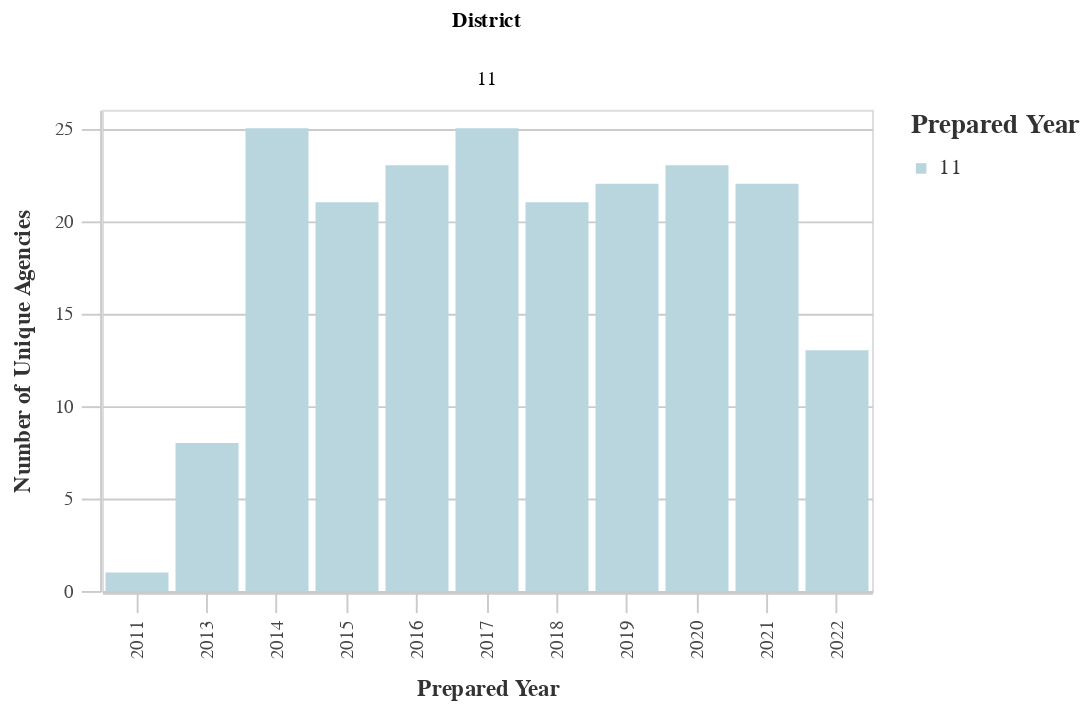

Notebook cell for this chart:
### Code cell
# Unique Agencies by Dist
dist_years_agency = ((
        df
        >> group_by(_.prepared_y, _.dist)
        >> summarize(n=_.primary_agency_name.nunique())
        >> arrange(-_.prepared_y)
    )
        .rename(columns={'dist':'District', 'n':'Count'})
    )
chart10 = (alt.Chart(dist_years_agency).mark_bar().encode(
        column='District:N',
        x=alt.X('prepared_y:O', title='Prepared Year'),
        y=alt.Y('Count:Q', title='Number of Unique Agencies'),
        color = alt.Color("District:N", 
                              scale=alt.Scale(
                                  range=altair_utils.CALITP_SEQUENTIAL_COLORS),  
                               legend=alt.Legend(title="Prepared Year")
                              )))
                              
chart10 = styleguide.preset_chart_config(chart10)
chart10 = _dla_utils_reports.add_tooltip(chart10, 'prepared_y', 'Count')
    
display(HTML("<h4><strong>Number of Unique Agencies by District</strong></h4>"))
display(chart10)

### Figure 1 — Vega-Lite specification as saved in the notebook (floating-point values rounded to 4 significant figures)
{"config": {"view": {"continuousWidth": 400, "continuousHeight": 300}, "axis": {"domainColor": "#cbcbcb", "grid": true, "gridColor": "#cbcbcb", "gridWidth": 1, "labelColor": "#474747", "labelFont": "Nunito Sans", "labelFontSize": 10, "labelPadding": 4, "tickColor": "#cbcbcb", "tickSize": 10, "titleColor": "#333", "titleFont": "Raleway", "titleFontSize": 12, "titlePadding": 10}, "axisBand": {"grid": false}, "background": "white", "font": "Raleway", "header": {"labelFont": "Nunito Sans", "titleFont": "Raleway"}, "legend": {"labelColor": "#333", "labelFont": "Nunito Sans", "labelFontSize": 11, "labelLimit": 0, "padding": 1, "symbolSize": 30, "symbolType": "square", "titleColor": "#333", "titleFont": "Raleway", "titleFontSize": 14, "titlePadding": 10}, "title": {"anchor": "middle", "font": "Raleway", "fontSize": 18, "fontWeight": 300, "offset": 20}}, "data": {"name": "data-62557f1d28ac4db01b0e5b41f06ad900"}, "mark": "bar", "encoding": {"color": {"field": "District", "legend": {"title": "Prepared Year"}, "scale": {"range": ["#B9D6DF", "#8CBCCB", "#2EA8CE", "#136C97", "#0B405B"]}, "type": "nominal"}, "column": {"field": "District", "type": "nominal"}, "tooltip": [{"field": "prepared_y", "type": "quantitative"}, {"field": "Count", "type": "quantitative"}], "x": {"field": "prepared_y", "title": "Prepared Year", "type": "ordinal"}, "y": {"field": "Count", "title": "Number of Unique Agencies", "type": "quantitative"}}, "height": 250, "width": 400, "$schema": "https://vega.github.io/schema/vega-lite/v4.17.0.json", "datasets": {"data-62557f1d28ac4db01b0e5b41f06ad900": [{"prepared_y": 2022.0, "District": 11, "Count": 13}, {"prepared_y": 2021.0, "District": 11, "Count": 22}, {"prepared_y": 2020.0, "District": 11, "Count": 23}, {"prepared_y": 2019.0, "District": 11, "Count": 22}, {"prepared_y": 2018.0, "District": 11, "Count": 21}, {"prepared_y": 2017.0, "District": 11, "Count": 25}, {"prepared_y": 2016.0, "District": 11, "Count": 23}, {"prepared_y": 2015.0, "District": 11, "Count": 21}, {"prepared_y": 2014.0, "District": 11, "Count": 25}, {"prepared_y": 2013.0, "District": 11, "Count": 8}, {"prepared_y": 2011.0, "District": 11, "Count": 1}]}}
